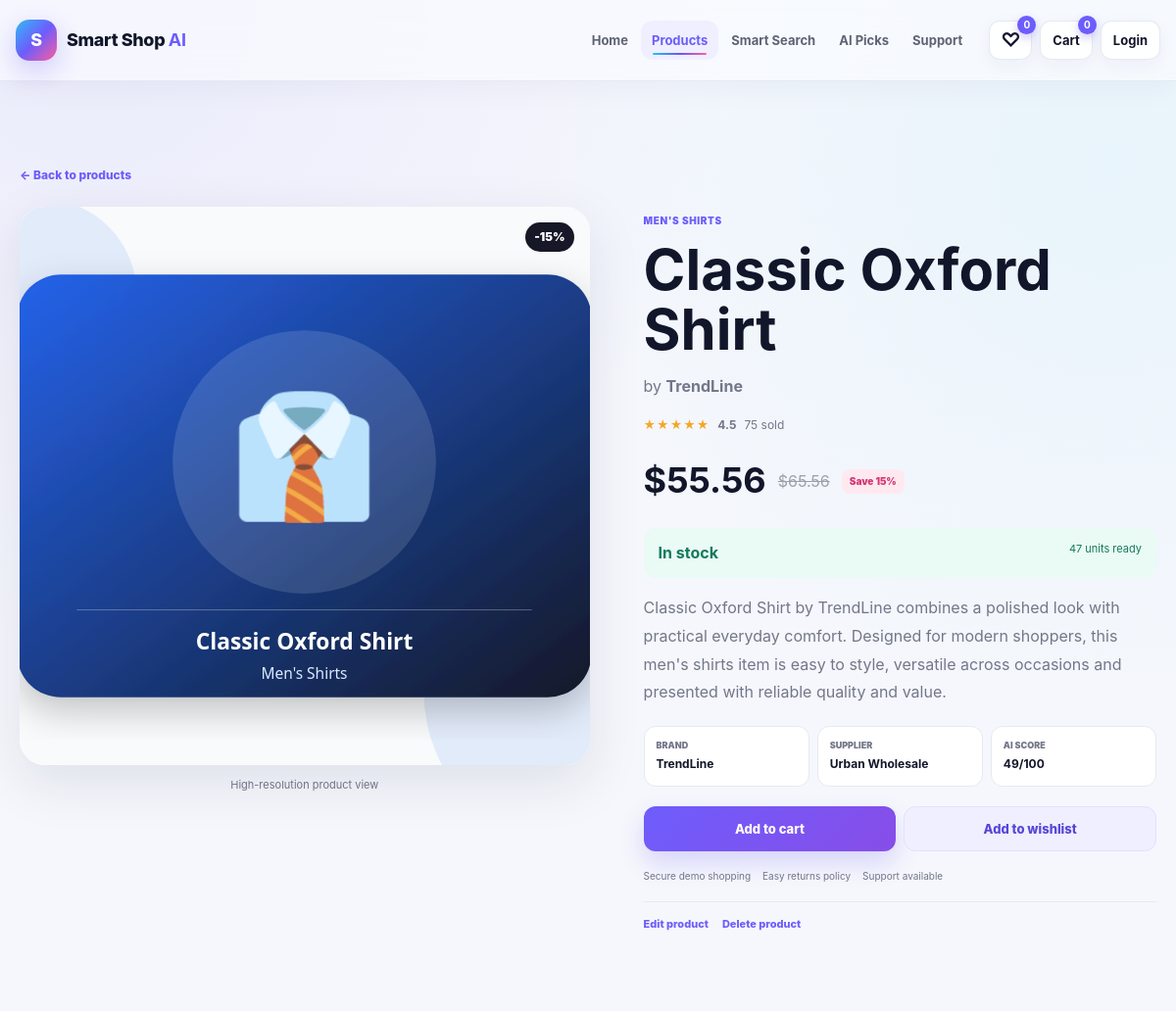
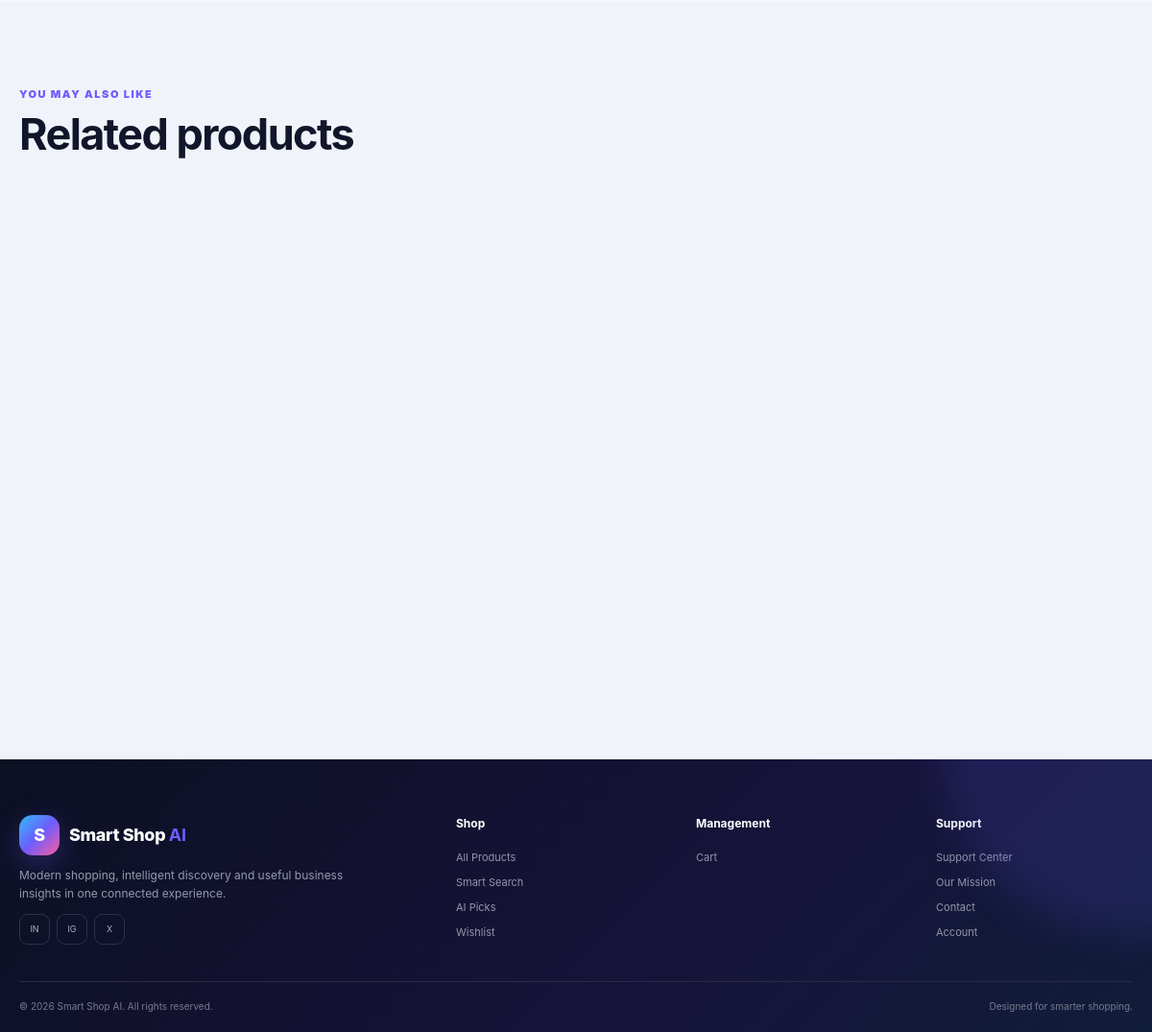
Page /product/1 on the committed database (2 pictures, top to bottom).
### tables this page shows
CREATE TABLE products (
                product_id INTEGER PRIMARY KEY AUTOINCREMENT,
                name TEXT NOT NULL,
                category TEXT NOT NULL,
                brand TEXT DEFAULT '',
                price REAL NOT NULL DEFAULT 0,
                stock INTEGER NOT NULL DEFAULT 0,
                rating REAL NOT NULL DEFAULT 0,
                sales INTEGER NOT NULL DEFAULT 0,
                supplier TEXT DEFAULT '',
                links TEXT DEFAULT '',
                content TEXT DEFAULT '',
                description TEXT DEFAULT '',
                image TEXT DEFAULT '',
                created_at TEXT DEFAULT CURRENT_TIMESTAMP
            );

### app.py (the view)
@app.route("/product/<int:product_id>")
def product_detail(product_id):
    db = DatabaseManager()
    try:
        product = db.get_product(product_id)
        related = []
        if product:
            related = [p for p in db.search_and_filter("", product["category"], "featured") if p["product_id"] != product_id][:4]
    finally:
        db.close()
    if not product:
        return render_template("404.html"), 404
    return render_template("product_detail.html", product=product, related=related)

### app.py (called while the page is built, shortened)
def cart_map():
    raw = session.get("cart", {})
    if isinstance(raw, dict):
        clean = {}
        for key, value in raw.items():
            try:
                pid, qty = int(key), max(1, int(value))
                clean[pid] = qty
            except (TypeError, ValueError):
                continue
        return clean

def wishlist_ids():
    raw = session.get("wishlist", [])
    if not isinstance(raw, list):
        return []
    result = []
    return result

def ai_score(product):
    sales = int(product["sales"] or 0)
    rating = float(product["rating"] or 0)
    stock = int(product["stock"] or 0)
    sales_component = min(sales / 420, 1) * 45
    rating_component = min(rating / 5, 1) * 30
    availability_component = min(stock / 85, 1) * 25
    return round(sales_component + rating_component + availability_component)

@app.context_processor
def global_shop_data():
    cart = cart_map()
    wish = wishlist_ids()
    return {
        "cart_count": sum(cart.values()),
        "cart_map": cart,
        "wishlist_count": len(wish),
        "wishlist_ids": wish,
        "current_endpoint": request.endpoint or "",
        "ai_score": ai_score,
        "is_admin": is_admin(),
    }

@app.before_request
def startup():
    if not getattr(app, "_catalogue_ready", False):
        ensure_catalogue()
        app._catalogue_ready = True

def is_admin():
    return session.get("role") == "admin"

### database/database.py (called while the page is built)
    def close(self) -> None:
        try:
            self.connection.close()
        except Exception:
            pass

    def get_product(self, product_id):
        return self.cursor.execute(
            "SELECT * FROM products WHERE product_id=?", (product_id,)
        ).fetchone()

### templates/product_detail.html (shortened to what this page needs)
{% extends "base.html" %}{% from "_macros.html" import product_card with context %}
{% block content %}
<section class="section"><div class="shell"><a class="back-link" href="{{ url_for('products') }}">&larr; Back to products</a><div class="detail-layout"><div class="detail-gallery reveal"><div class="detail-main-image"><img src="{{ url_for('static', filename='images/' + (product.image or 'product_1.svg')) }}" alt="{{ product.name }}"><span class="discount-badge big-discount">-15%</span></div><div class="gallery-note">High-resolution product view</div></div><div class="detail-copy reveal"><span class="category-tag">{{ product.category }}</span><h1>{{ product.name }}</h1><p class="brand-detail">by <b>{{ product.brand }}</b></p><div class="detail-rating"><span class="stars">&#9733;&#9733;&#9733;&#9733;&#9733;</span><b>{{ '%.1f'|format(product.rating) }}</b><span>{{ product.sales }} sold</span></div><div class="detail-price"><strong>${{ '%.2f'|format(product.price) }}</strong><del>${{ '%.2f'|format(product.price*1.18) }}</del><span>Save 15%</span></div><div class="stock-banner {% if product.stock <= 12 %}low{% endif %}">{% if product.stock > 0 %}<b>In stock</b><span>{{ product.stock }} units ready</span>{% else %}<b>Out of stock</b><span>Check back soon</span>{% endif %}</div><p class="detail-description">{{ product.description or product.content or 'A carefully selected fashion product from Smart Shop AI.' }}</p><div class="detail-facts"><div><span>Brand</span><b>{{ product.brand }}</b></div><div><span>Supplier</span><b>{{ product.supplier }}</b></div><div><span>AI Score</span><b>{{ ai_score(product) }}/100</b></div></div><div class="detail-actions"><a class="btn btn-primary btn-wide" href="{{ url_for('add_to_cart', product_id=product.product_id) }}">Add to cart</a><a class="btn btn-soft" href="{{ url_for('toggle_wishlist', product_id=product.product_id) }}">{% if product.product_id in wishlist_ids %}Saved to wishlist{% else %}Add to wishlist{% endif %}</a></div><div class="policy-row"><span>Secure demo shopping</span><span>Easy returns policy</span><span>Support available</span></div><div class="manage-row"><a href="{{ url_for('edit_product', product_id=product.product_id) }}">Edit product</a><form method="POST" action="{{ url_for('delete_product', product_id=product.product_id) }}" onsubmit="return confirm('Delete this product?')"><button type="submit">Delete product</button></form></div></div></div></div></section>
{% if related %}<section class="section section-tint"><div class="shell"><div class="section-head"><div><span class="kicker">YOU MAY ALSO LIKE</span><h2>Related products</h2></div></div><div class="product-grid">{% for p in related %}{{ product_card(p) }}{% endfor %}</div></div></section>{% endif %}
{% endblock %}

### rows in the picture
products: image (picture), category "MEN'S SHIRTS", name "Classic Oxford Shirt", brand "TrendLine", rating "4.5", sales "75", price "55.56", product.price*1.18 "65.56", stock "47", description "Classic Oxford Shirt by TrendLine combines a polished look with practical everyday comfort. Designed for modern shoppers, this men's shirts item is easy to style, versatile across occasions and presented with reliable quality and value.", supplier "Urban Wholesale"

### other values in the picture
{{ wishlist_count }} "0"
{{ cart_count }} "0"
{{ ai_score(product) }} "49"
